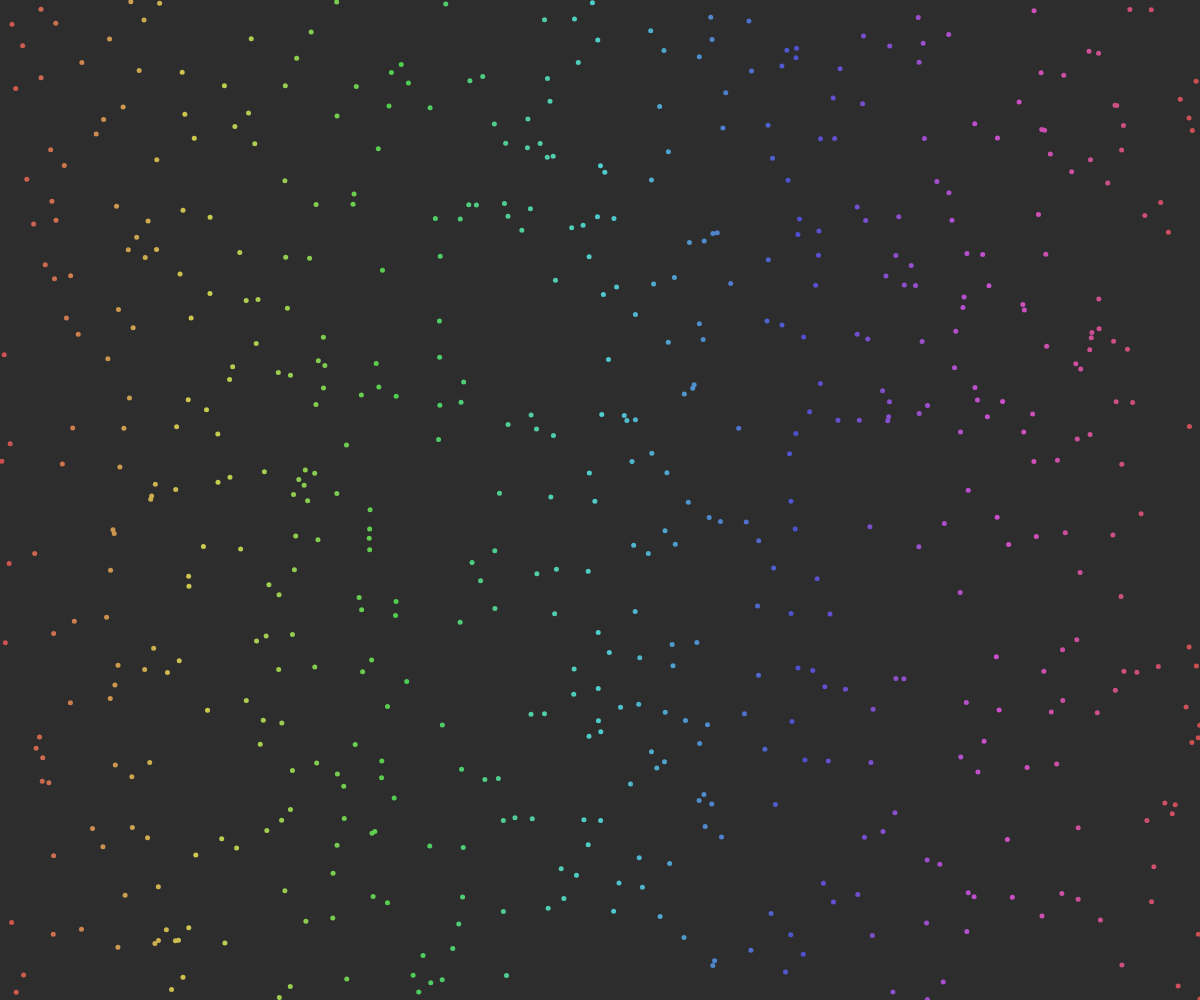
Frame 1 (no input)
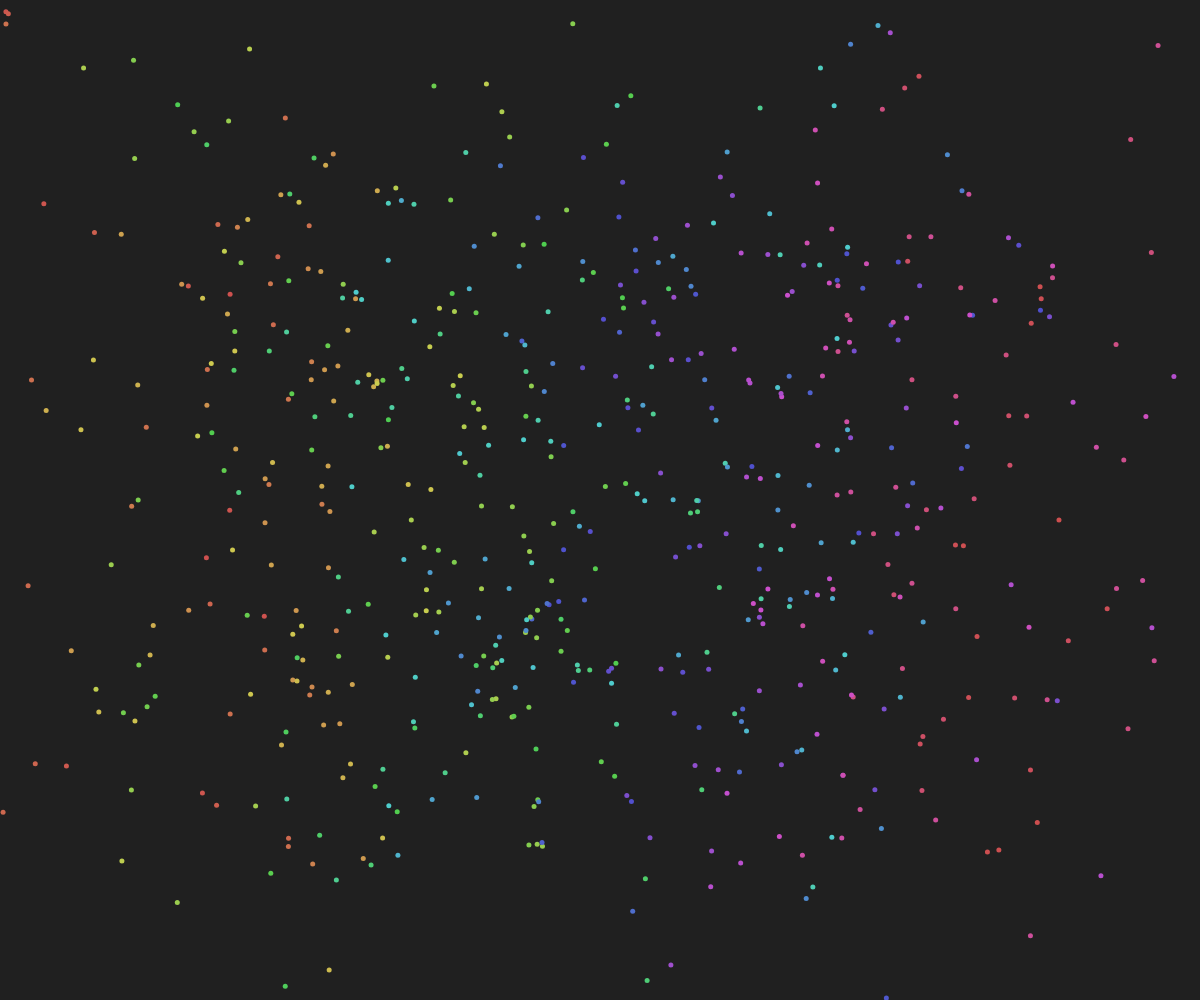
Frame 60 (no input)
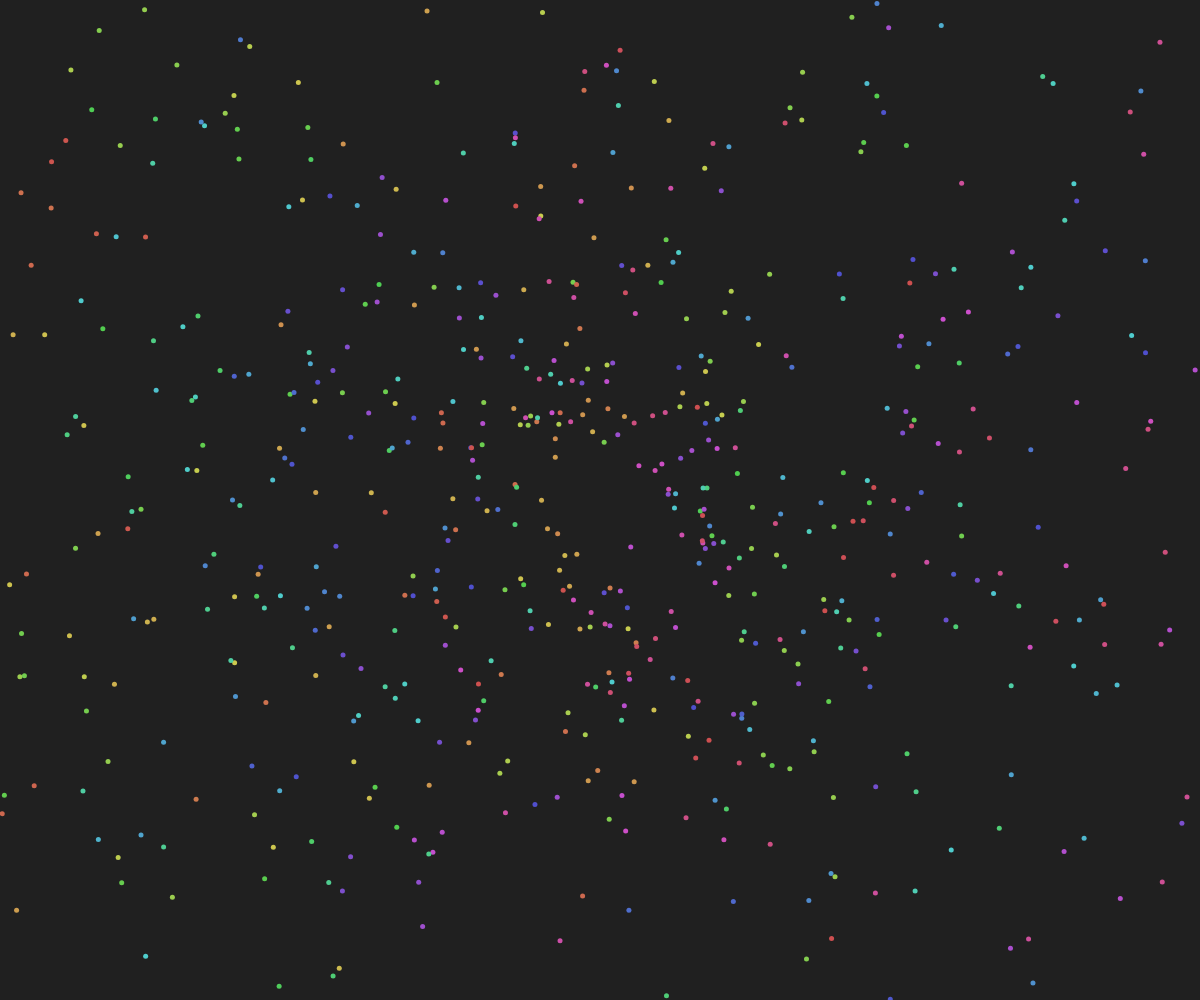
Frame 120 (the mouse pressed at the canvas centre since frame 60)

The p5.js sketch that drew these frames (run headless with seeded random() and noise() and a simulated clock; from frame 60 on, the mouse is pressed at the canvas centre):

// p5.js sketch
// ── sketch.js
let particles = []

let amountParticles = 600

let dia = 5
let explosion = 5
let distanceMouse = 75
let fleeMult = 3
let arriveMult = 1



function setup() {
  createCanvas(window.innerWidth, window.innerHeight);

  //Make the particles
  for (let i = 0; i < amountParticles; i++)
    // particles[i] = new Particle(round(random(0, 400/dia)) * dia, round(random(0, 400/dia)) * dia);
    particles[i] = new Particle(random(0, width), random(0, height));
}

// function mouseDragged() {
//   for (let i = 0; i < amountParticles; i++) {
//     p[i]= new Particle(mouseX, mouseY, 3, 0, 3/speedParticles);
//     for(let par of p) 
//       particles.push(par)
//   }
// }

function draw() {
  background(45);

  for (let i = 0; i < particles.length; i++) {
    particles[i].show();
    particles[i].move();
    particles[i].behaviors();

  }
}

class Particle {
  constructor(_x, _y) {
    //values particles
    this.pos = createVector(_x, _y)
    this.target = createVector(random(0, width), random(0, height))
    this.vel = p5.Vector.random2D() //createVector()
    this.acc = createVector()
    this.maxSpeed = 5
    this.maxForce = 0.3
    this.c = map(this.pos.x, 0, width, 0, 360)
  }


  behaviors() {
    var arrive = this.arrive(this.target)
    let mouse = createVector(mouseX, mouseY)
    let flee = this.flee(mouse)

    arrive.mult(arriveMult)
    flee.mult(fleeMult)
    
    this.applyForce(arrive)
    this.applyForce(flee)
  }


  applyForce(force) {
    this.acc.add(force)
  }


  move() {
    this.pos.add(this.vel)
    this.vel.add(this.acc)
    this.acc.mult(0)

  }


  arrive(target) {
    let desired = p5.Vector.sub(target, this.pos)
    let d = desired.mag()
    var speed = this.maxSpeed

    if (d < distanceMouse) {
      speed = map(d, 0, distanceMouse, 0, this.maxSpeed)
    }

    desired.setMag(speed)
    let steer = p5.Vector.sub(desired, this.vel)
    steer.limit(this.maxForce)
    return steer;
  }


  flee(target) {
    let desired = p5.Vector.sub(target, this.pos)
    let d = desired.mag()

    if (d < distanceMouse) {
      desired.setMag(this.maxSpeed)
      if (mouseIsPressed) {
        if (mouseButton === LEFT) {
          desired.mult(-explosion)
        }
      }

      let steer = p5.Vector.sub(desired, this.vel)
      steer.limit(this.maxForce)
      return steer;
    } else {
      return createVector(0, 0)
    }
  }


  show() {
    colorMode(HSL, 360);
    noStroke();
    fill(this.c, 200, 200);
    circle(this.pos.x, this.pos.y, dia)
  }


  collision() {}
}
